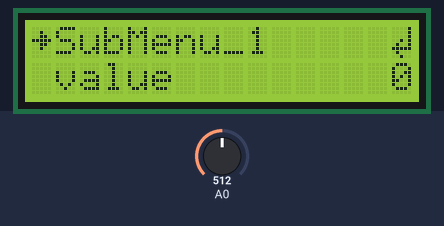
Simulated run of this program. Board: Arduino Uno, built with avr-gcc and run on an emulated ATmega328P. Parts: 16×2 character LCD. The inputs (shaded band) are chosen by the test bench; at power-on: A0 = 512.

Above: at 1.2 s.
1.3 s: A0 set to 418
2.8 s: A0 set to 398
At 4.0 s:
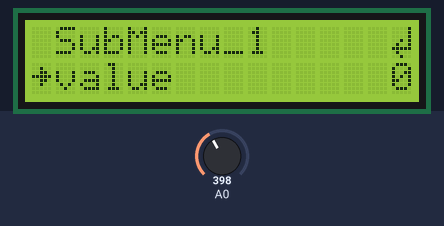
4.3 s: A0 set to 265
5.8 s: A0 set to 243
At 7.0 s:
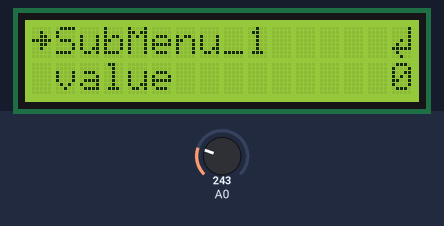
7.3 s: A0 set to 306
At 8.7 s:
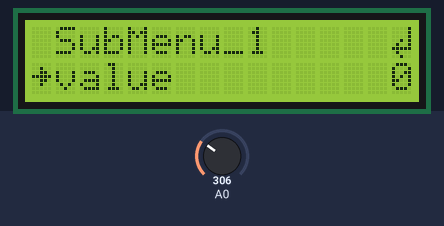
Timing chart, 0 to 9.8 s (numbered marks = the images above; inputs shaded):
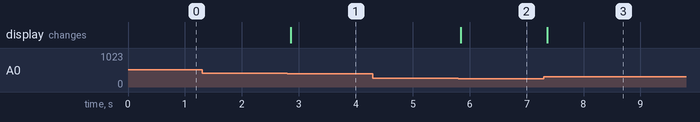

The program:

main.cpp
```cpp
#include <Arduino.h>

#include <Wire.h>
#include <LiquidCrystal.h>
#include "AnalogButton.h"
#include "LCDMenu.h"
/*******************************************************

  This program will test the LCD panel and the buttons
  Berran Remzi, Septeber 2020

********************************************************/
void ReadInputs(void);
void DrawMenu(void);
void UpdateScreen(void);
void SubMenu_1(void);
void Menu_TestScreen(void);
void RunFunction(void);

enum Button_t {
  BUTTON_RIGHT,
  BUTTON_UP,
  BUTTON_DOWN,
  BUTTON_LEFT,
  BUTTON_NONE
};

int8_t menuDepth = 0;
uint16_t buttonADC[] = { 0, 99, 255, 408, 1023 };
AnalogButtonConfig_t buttons = {buttonADC, 5};
void (*pPrintScreen[8])(void);

LiquidCrystal lcd(8, 9, 4, 5, 6, 7);

void setup()
{
  Serial.begin(9600);
  AnalogButton_Init(&buttons);

  lcd.begin(LCD_WIDTH, LCD_HEIGHT);              // start the library

  lcd.createChar(0, arrowChar); //We create the data to be sent later using lcd.write
  lcd.createChar(1, returnChar); //We create the data to be sent later using lcd.write

  pPrintScreen[menuDepth] = &Menu_TestScreen;
  UpdateScreen();
}

void loop()
{

  //DrawMenu2();
  if (AnalogButton_IsSinglePressed()){
    UpdateScreen();
  }
ReadInputs();
#if 0
  if (AnalogButton_IsSinglePressed() && Button_StateGet(BUTTON_SELECT) == BUTTON_STATE_PRESSED) {
    RunFunction(menuPos);
  }
#endif
  delay(20);
}

void UpdateScreen(void) {
    clear_screen();
    if (*pPrintScreen[menuDepth] != NULL) {
        pPrintScreen[menuDepth]();
    }
}
int value = 0;
void Menu_TestScreen(void) {
  START_MENU();
  SUBMENU("SubMenu_1", SubMenu_1);
  EDIT_ITEM_FAST("value", value);
  ACTION_ITEM("RunFunction", RunFunction);
  STATIC_ITEM("Bernar 1");
  STATIC_ITEM("Berran 2");
  STATIC_ITEM("Gulcan 3");
  STATIC_ITEM("Static text 4");
  STATIC_ITEM("Static text 5");
  STATIC_ITEM("Static text 6");
  STATIC_ITEM("Static text 7");
  STATIC_ITEM("Static text 8");
  END_MENU();
}
void SubMenu_1(void) {
    START_MENU();
    BACK_ITEM("<<BACK");
    STATIC_ITEM("Static text 1");
    END_MENU();
}

void RunFunction(void) {
  Serial.println(millis());
}

void ReadInputs(void) {
  AnalogButton_LoadSample(analogRead(0));
  if (AnalogButton_IsSinglePressed()) {
    switch (AnalogButton_ReadCommand()) {
      case BUTTON_UP:
        LCDMenu_Up();
        break;
      case BUTTON_DOWN:
        LCDMenu_Down();
        break;
        case BUTTON_RIGHT:
        LCDMenu_Increment(1);
        LCDMenu_Select();
        break;
      case BUTTON_LEFT:
        LCDMenu_Decrement(1);
        break;
      default: break;
    }
  }
}
```

Measured:
- the behaviour switches between 408 and 407 on A0 (found by bisection; images 0 and 1)
- the behaviour switches between 255 and 254 on A0 (found by bisection; images 1 and 2)
- after the input at 1.3 s, every drawn part: stays the same
- after the input at 2.8 s, the display: changes after 0.06 s (image 1)
- after the input at 4.3 s, every drawn part: stays the same
- after the input at 5.8 s, the display: changes after 0.05 s (image 2)
- after the input at 7.3 s, the display: changes after 0.06 s (image 3)
